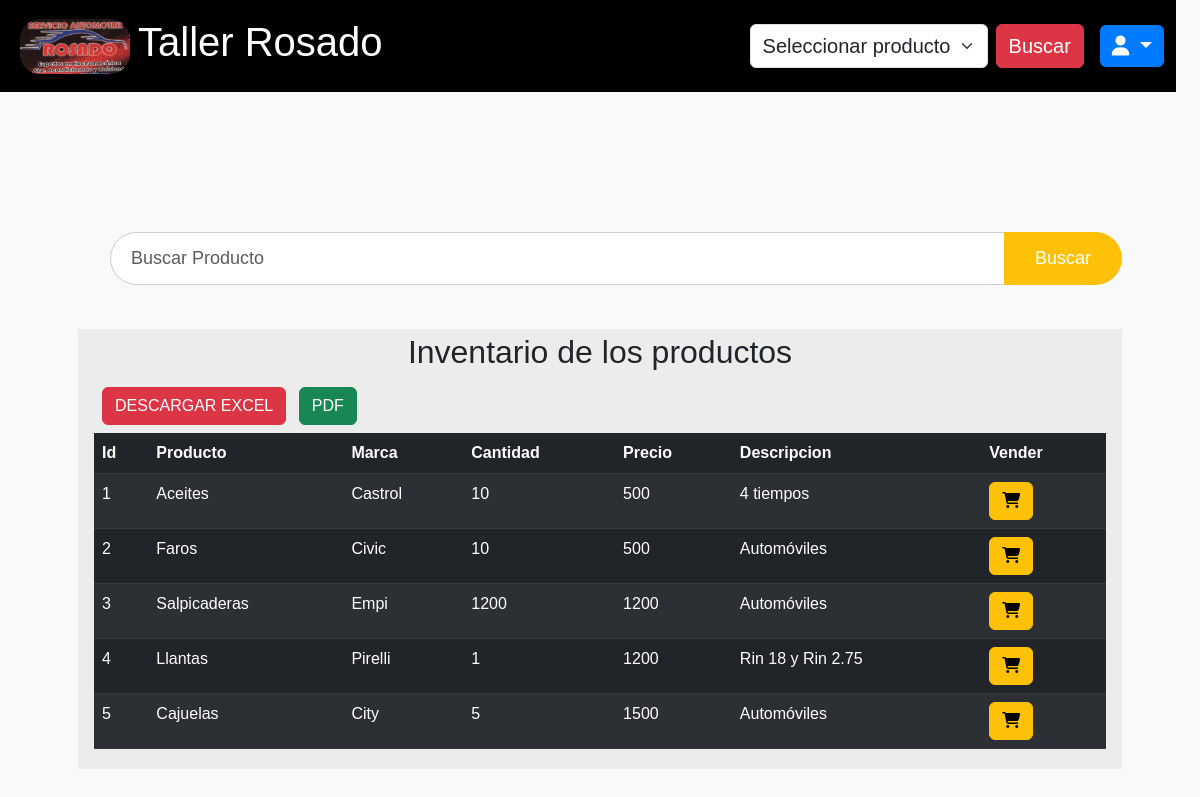
/roles/cajero.php, run on the app's committed database.
### tables this page shows
CREATE TABLE `uniones` (
  `Id_Union` int(100) NOT NULL,
  `Id_Producto` int(100) NOT NULL,
  `Id_Marca` int(100) NOT NULL,
  `Cantidad` int(100) NOT NULL,
  `Precio` int(100) NOT NULL,
  `Descripcion` varchar(255) NOT NULL
);

CREATE TABLE `productos` (
  `Id_Producto` int(100) NOT NULL,
  `Nombre` varchar(100) NOT NULL
);

CREATE TABLE `marca` (
  `Id_Marca` int(100) NOT NULL,
  `Nombre_de_Marca` varchar(100) NOT NULL
);

### roles/cajero.php (the view, shortened to what this page needs)
<!DOCTYPE html>
<html lang="es">
<head>
    <link href="https://cdn.jsdelivr.net/npm/bootstrap@5.3.0-alpha1/dist/css/bootstrap.min.css" rel="stylesheet">
    <link rel="stylesheet" href="estilos/cajero.css">
</head>
<body>
    <section>
        <div class="container-fluid row" style="justify-content: center;">
            <nav class="navbar navbar-expand-lg navbar-custom " style="background-color: #000000;">
                <div class="container-fluid">
                    <img src="../img/Rosado.jpg" alt="Logo" width="110" height="55" class="d-inline-block align-text-top m-2" style="border-radius: 20px;">
                    <h1 class="titulo" style="color:white;">Taller Rosado</h1>
                    <div class="collapse navbar-collapse" id="navbarNavDropdown">
                        <form class="d-flex align-items-center p-3 " action="cajero.php" method="GET">
                            <select name="InputBuscar" id="InputBuscar" class="form-select me-2" style="font-size: 20px;">
                                <option value="">Seleccionar producto</option>
                            </select>
                            <button type="submit" name="Buscador" class="btn btn-danger" style="font-size: 20px;">Buscar</button>
                        </form>
                        <div class="btn-group">
                            <button type="button" class="btn dropdown-toggle" data-bs-toggle="dropdown" aria-expanded="false" style="font-size: 20px;">
                                <i class="fa-solid fa-user"></i>
                            </button>
                        </div>
                    </div>
                </div>
            </nav>
        </div>
    </section>
    <section>
        <div class="container mt-5">
            <div class="container" style="margin-top: 120px;">
                <div class="row m-4 p-1">
                    <div class="col-md-12">
                        <form role="search" method="GET">
                            <div class="input-group mb-3 m-3">
                                <input name="InputBuscar" class="form-control" type="search" placeholder="Buscar Producto" aria-label="Search">
                                <button class="btn btn-primary" type="submit" name="Buscador" value="ok">Buscar</button>
                            </div>
                        </form>
                    </div>
                </div>
                <?php
                include "../modelo/conexion.php";
                $sql = "SELECT * FROM uniones
                INNER JOIN marca ON uniones.Id_Marca = marca.Id_Marca
                INNER JOIN productos ON uniones.Id_Producto = productos.Id_Producto";
                $resultado = $conexion->query($sql);
                ?>
                <div class="row m-4 p-1" style="background-color: #ECECEC;">
                    <div class="col-md-12">
                        <div class="table-responsive table-responsive-sm ">
                            <h2 style="text-align: center; font-family:Arial Black, Helvetica, sans-serif;">Inventario de los productos</h2>
                            <a href="../generar/excel.php" class="btn btn-danger m-2">DESCARGAR EXCEL</a>
                            <a href="../fpdf/PruebaV.php" target="_blank" class="btn btn-success">PDF</a>
                            <table class="table table-dark table-striped ">
                                <thead class="bg-info">
                                    <tr>
                                        <th scope="col">Id</th>
                                        <th scope="col">Producto</th>
                                        <th scope="col">Marca</th>
                                        <th scope="col">Cantidad </th>
                                        <th scope="col">Precio</th>
                                        <th scope="col">Descripcion</th>
                                        <th scope="col">Vender</th>
                                    </tr>
                                </thead>
                                <tbody>
                                    <?php while ($datos = $resultado->fetch_object()) { ?>
                                        <tr>
                                            <td><?= $datos->Id_Union ?></td>
                                            <td><?= $datos->Nombre ?></td>
                                            <td><?= $datos->Nombre_de_Marca ?></td>
                                            <td><?= $datos->Cantidad ?></td>
                                            <td><?= $datos->Precio ?></td>
                                            <td><?= $datos->Descripcion ?></td>
                                            <td>
                                                <a href="../vistas/vender_emp.php?id=<?= $datos->Id_Union ?>" class="btn btn-small btn-warning"><i class="fa-solid fa-cart-shopping"></i></a>
                                            </td>
                                        </tr>
                                    <?php } ?>
                                </tbody>
                            </table>
                        </div>
                    </div>
                </div>
            </div>
        </div>
    </section>
</body>
</html>

### estilos/cajero.css (style rules this page uses)
.navbar-custom { background-color: #001a8c; color: white; font-family: Arial, sans-serif; font-size: 16px; }
.navbar-custom { width: 100%; }
body { background-color: #f8f9fa; font-family: Arial, sans-serif; margin: 0; padding: 0; }
.container { margin-top: 100px; }

### roles/cajero.php (style rules this page uses)
.titulo { color: white; text-align: center; font-family: Arial Black, Helvetica, sans-serif; }
.input-group input { border-radius: 50px; border-color: #ccc; box-shadow: none; font-size: 18px; font-weight: 400; padding: 12px 20px; }
.input-group button { border-radius: 50px; background-color: #FFC107; border-color: #FFC107; color: #fff; font-size: 18px; font-weight: 400; padding: 12px 30px; transition: all 0.3s ease-in-out; }
.btn-group { display: inline-block; position: relative; }
.btn-group .dropdown-toggle { background-color: #007bff; color: #fff; border: none; }

### data on the page
uniones: Id_Union "1", Id_Producto.Nombre "Aceites", Id_Marca.Nombre_de_Marca "Castrol", Cantidad "10", Precio "500", Descripcion "4 tiempos"
uniones: Id_Union "2", Id_Producto.Nombre "Faros", Id_Marca.Nombre_de_Marca "Civic", Cantidad "10", Precio "500", Descripcion "Automóviles"
uniones: Id_Union "3", Id_Producto.Nombre "Salpicaderas", Id_Marca.Nombre_de_Marca "Empi", Cantidad "1200", Precio "1200", Descripcion "Automóviles"
uniones: Id_Union "4", Id_Producto.Nombre "Llantas", Id_Marca.Nombre_de_Marca "Pirelli", Cantidad "1", Precio "1200", Descripcion "Rin 18 y Rin 2.75"
uniones: Id_Union "5", Id_Producto.Nombre "Cajuelas", Id_Marca.Nombre_de_Marca "City", Cantidad "5", Precio "1500", Descripcion "Automóviles"
